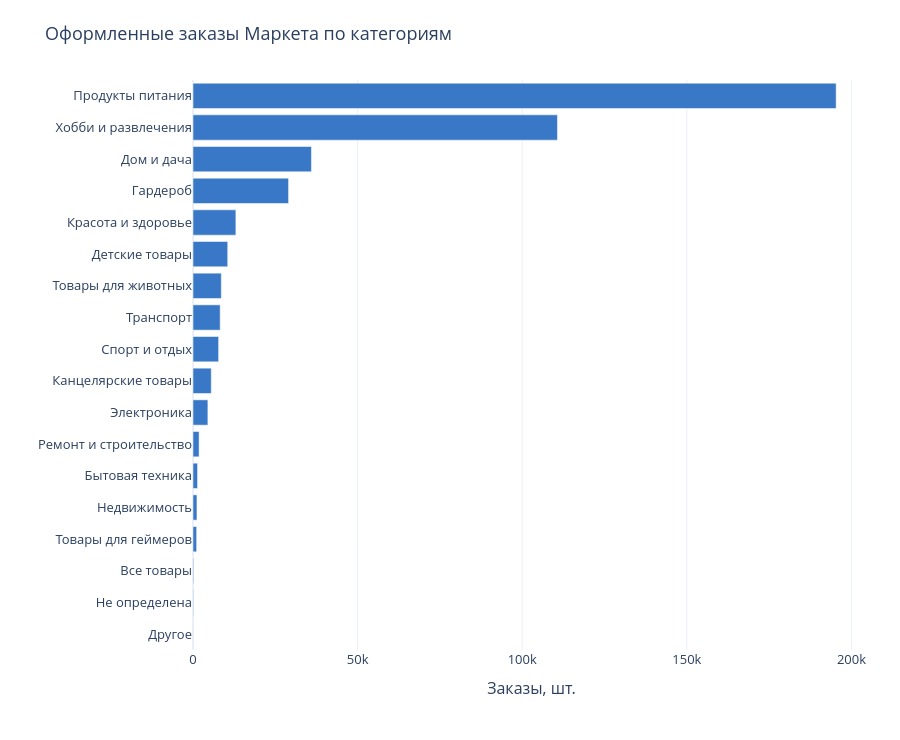

Notebook code cell kept with this figure:
### Markdown cell above
### Интерактивно: заказы Маркета по категориям
Показаны все категории, включая «Другое» и агрегированные категории. Они могут пересекаться; сумма строк не равна общему итогу заказов.

### Code cell
cat_orders = categories[f'Заказы: {mv}'].sort_values()
fig = go.Figure(go.Bar(x=cat_orders.values, y=cat_orders.index, orientation='h', marker_color='#3978C6',
                       hovertemplate='%{y}<br>Заказы Маркета: %{x:,.0f}<extra></extra>'))
fig.update_xaxes(rangemode='tozero')
show_plotly(fig, 'Оформленные заказы Маркета по категориям', 'Заказы, шт.', '', 740)

### Figure 1 — Plotly figure (JSON) as saved in the notebook; plotly's stock layout.template omitted (floating-point values rounded to 4 significant figures)
{"data": [{"hovertemplate": "%{y}<br>Заказы Маркета: %{x:,.0f}<extra></extra>", "marker": {"color": "#3978C6"}, "orientation": "h", "type": "bar", "x": [41, 159, 205, 1106, 1199, 1388, 1854, 4519, 5548, 7781, 8254, 8600, 10546, 13022, 29029, 35976, 110703, 195355], "y": ["Другое", "Не определена", "Все товары", "Товары для геймеров", "Недвижимость", "Бытовая техника", "Ремонт и строительство", "Электроника", "Канцелярские товары", "Спорт и отдых", "Транспорт", "Товары для животных", "Детские товары", "Красота и здоровье", "Гардероб", "Дом и дача", "Хобби и развлечения", "Продукты питания"]}], "layout": {"font": {"size": 13}, "height": 740, "hoverlabel": {"namelength": -1}, "legend": {"title": {"text": "Канал"}}, "margin": {"b": 90, "l": 70, "r": 30, "t": 80}, "title": {"text": "Оформленные заказы Маркета по категориям"}, "xaxis": {"rangemode": "tozero", "title": {"text": "Заказы, шт."}}, "yaxis": {"title": {"text": ""}}}}
